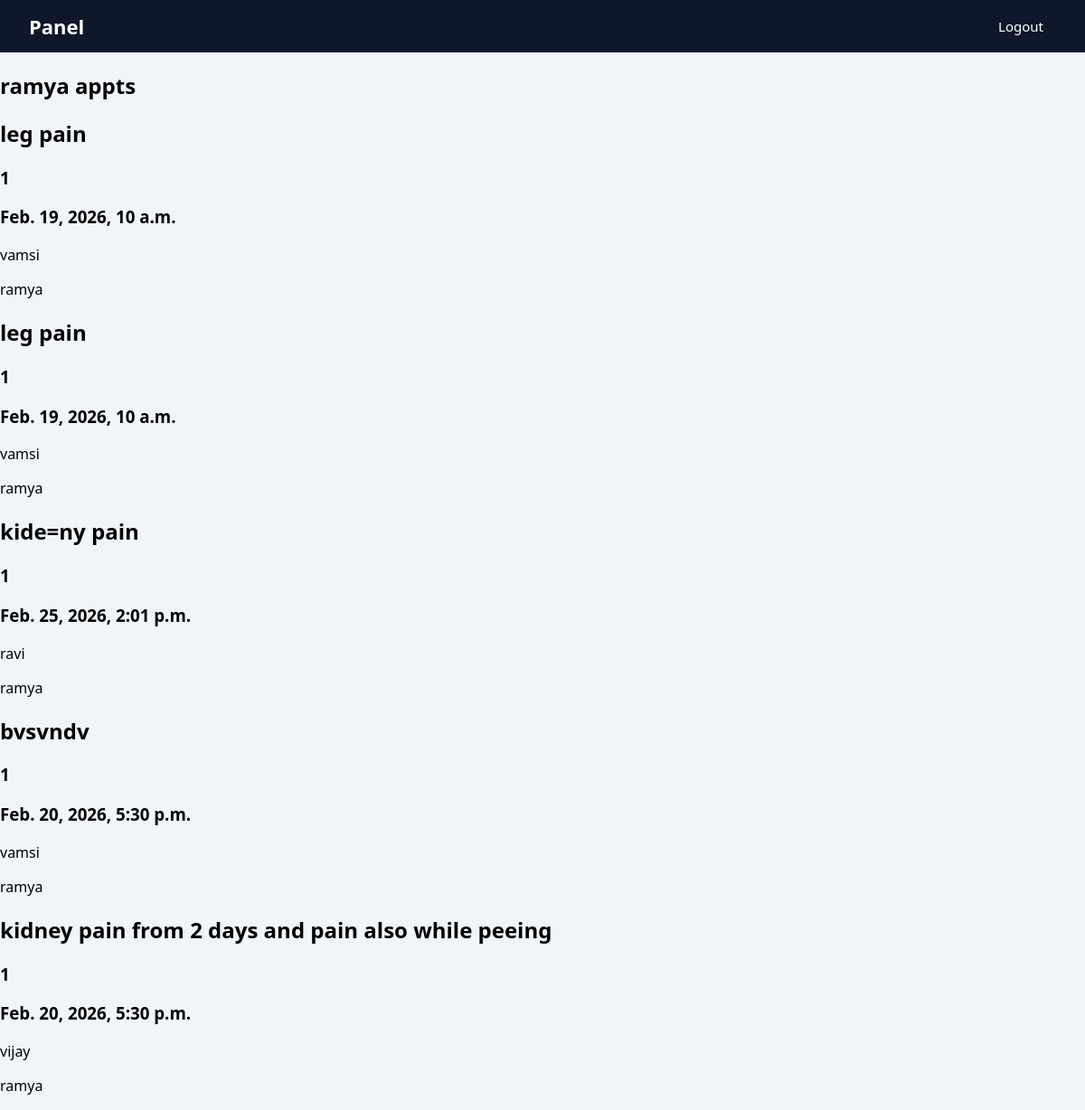
The app's page /patientsDashboard/1/appointments/my_appointments/ with its own data.
### app/models.py (models this page shows, shortened)
class Patient(models.Model):
    name = models.CharField(max_length=50)
    email = models.EmailField(unique=True)
    phNum = models.CharField(max_length=15)
    password = models.CharField(max_length=14)
    c_password = models.CharField(max_length=14)
    role = models.CharField(max_length=15)

class Appointment(models.Model):
    patient = models.ForeignKey(
        Patient,
        on_delete=models.CASCADE,
        related_name="appointments"
    )
    doctor = models.ForeignKey(
        Doctor,
        on_delete=models.CASCADE,
        related_name="appointments"
    )
    problem = models.TextField()
    appointment_date = models.DateTimeField()
    created_at = models.DateTimeField(auto_now_add=True)
    status = models.CharField(
        max_length=20,
        default="Pending"
    )

class Doctor(models.Model):
    name = models.CharField(max_length=50)
    email = models.EmailField(unique=True)
    phNum = models.CharField(max_length=15)
    password = models.CharField(max_length=14)
    c_password = models.CharField(max_length=14)
    role = models.CharField(max_length=15)
    specialization = models.CharField(
        max_length=100,
        null=True,
        blank=True
    )
    is_available = models.BooleanField(default=True)

### app/views.py (the view)
# urls.py: path("patientsDashboard/<int:id>/appointments/my_appointments/",patientsAppointments,name="my_appointments"),
def patientsAppointments(req,id):
    p=Patient.objects.get(id=id)
    patient_appts=Appointment.objects.filter(patient_id=id)
    return render(req,"my_appts.html",{
          "p_appts":patient_appts,
          "p":p
    })

### app/templates/my_appts.html
{% extends 'base.html' %}
{% block content %}
<h2> {{p.name}} appts </h2>
{% for a in p_appts %}
<h2>{{a.problem}}</h2>
<h3>{{a.patient_id}}</h3>
<h3>{{a.appointment_date}}</h3>
<p>{{a.doctor.name}}</p>
<p>{{a.patient.name}}</p>
{% endfor %}
{% endblock %}

### app/templates/base.html (style rules this page uses)
* { box-sizing:border-box; }
body { margin:0; font-family: 'Segoe UI', Tahoma, Geneva, Verdana, sans-serif; background:#f1f5f9; }

### records on screen
Patient: name "ramya"
Appointment: problem "leg pain", patient_id "1", appointment_date "Feb. 19, 2026, 10 a.m.", doctor.name "vamsi", patient.name "ramya"
Appointment: problem "leg pain", patient_id "1", appointment_date "Feb. 19, 2026, 10 a.m.", doctor.name "vamsi", patient.name "ramya"
Appointment: problem "kide=ny pain", patient_id "1", appointment_date "Feb. 25, 2026, 2:01 p.m.", doctor.name "ravi", patient.name "ramya"
Appointment: problem "bvsvndv", patient_id "1", appointment_date "Feb. 20, 2026, 5:30 p.m.", doctor.name "vamsi", patient.name "ramya"
Appointment: problem "kidney pain from 2 days and pain also while peeing", patient_id "1", appointment_date "Feb. 20, 2026, 5:30 p.m.", doctor.name "vijay", patient.name "ramya"
